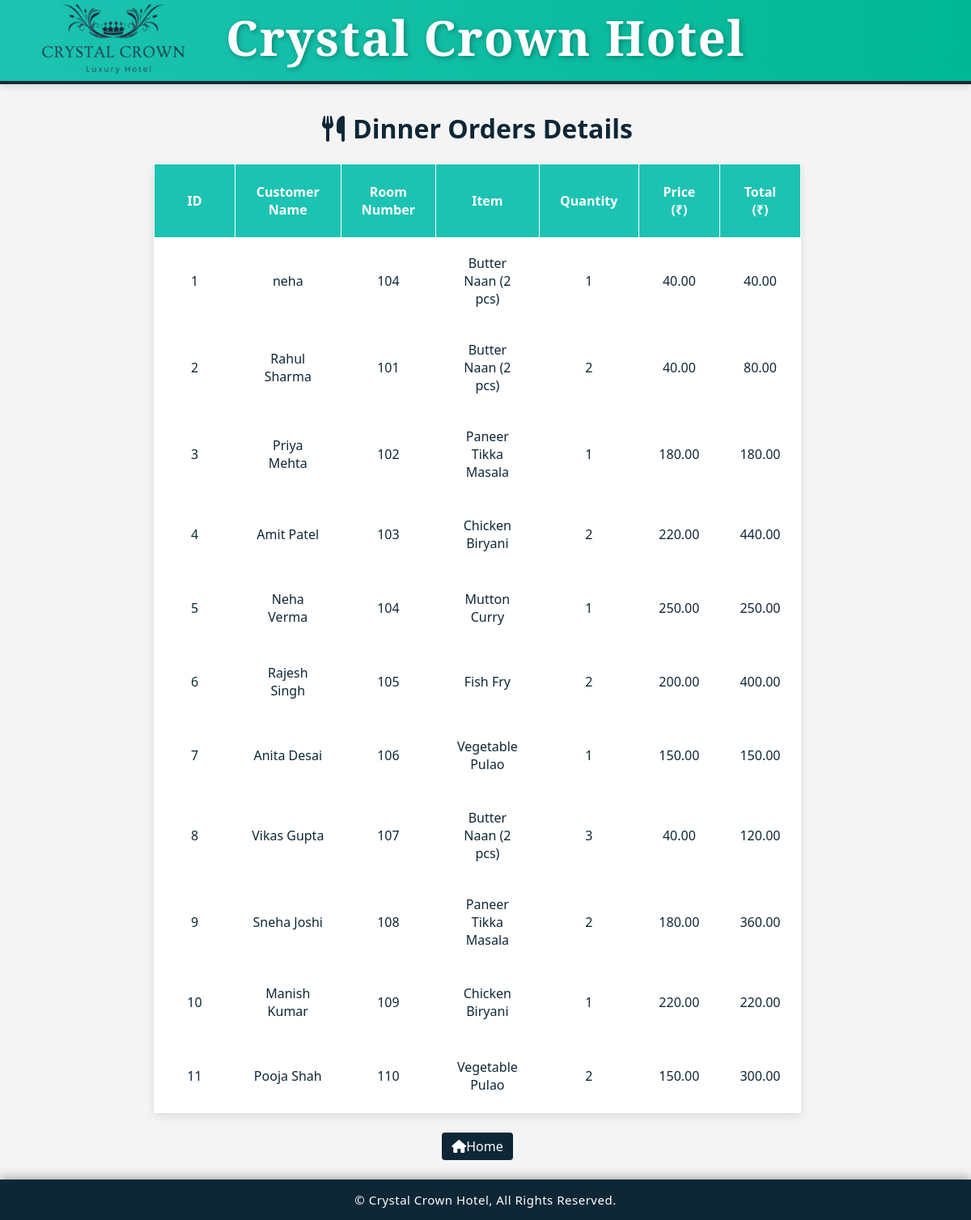
The page /project/admin/dinner_master.php on the database as committed earlier.
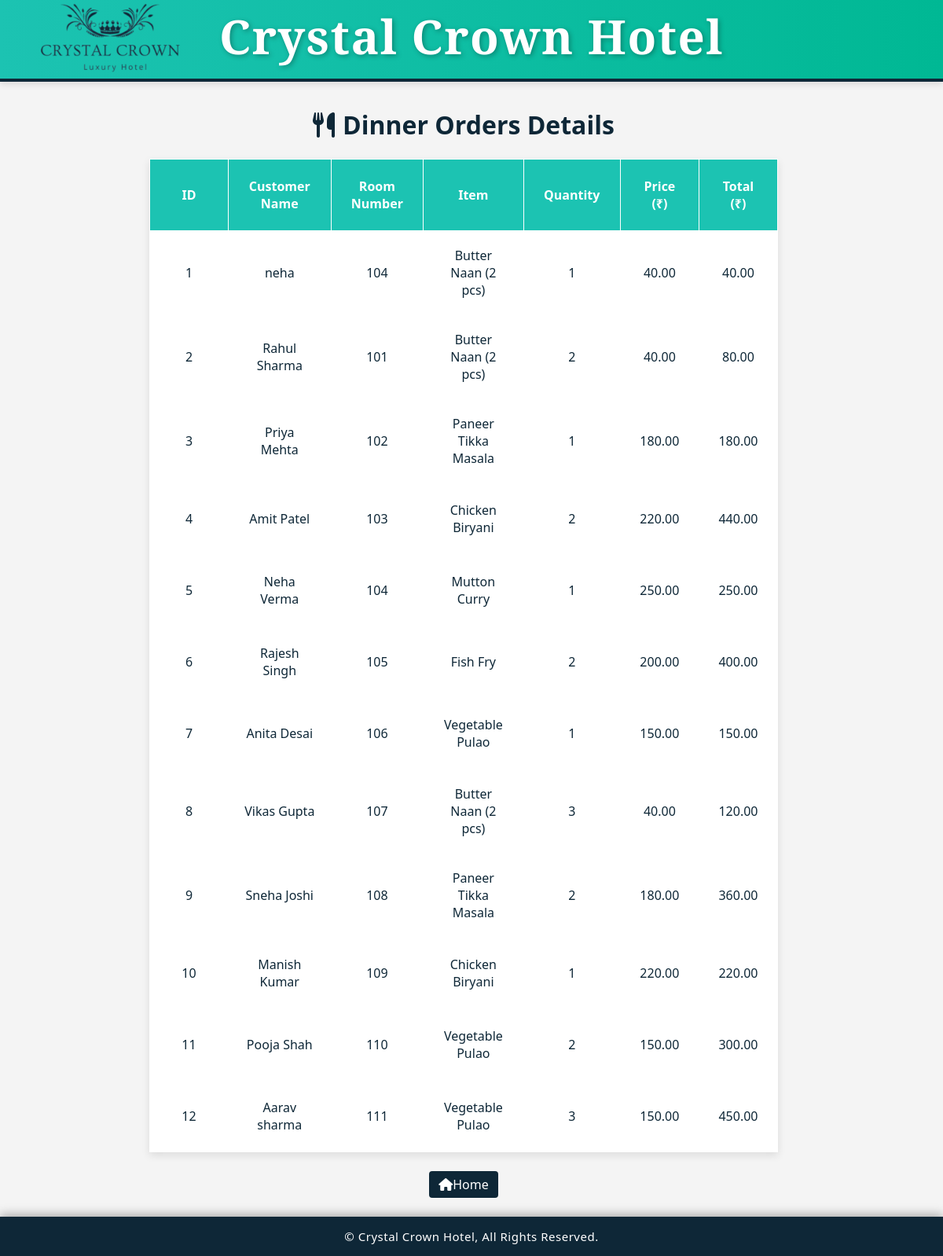
The same page on the database as committed later.
### tables this page shows
CREATE TABLE `dinner_orders` (
  `id` int(11) NOT NULL,
  `customer_name` varchar(100) DEFAULT NULL,
  `room_number` varchar(20) DEFAULT NULL,
  `item` varchar(100) DEFAULT NULL,
  `quantity` int(11) DEFAULT NULL,
  `price` decimal(10,2) DEFAULT NULL,
  `total` decimal(10,2) DEFAULT NULL,
  `order_time` timestamp NOT NULL DEFAULT current_timestamp()
);

### project/admin/dinner_master.php (the view, shortened to what this page needs)
<?php
include ("header.php");
$conn = mysqli_connect("localhost", "root", "", "crystal_crown_hotel");
$result = mysqli_query($conn, "SELECT * FROM dinner_orders");
?>
<!DOCTYPE html>
<html lang="en">
<head>
    <link rel="stylesheet" href="https://cdnjs.cloudflare.com/ajax/libs/font-awesome/6.5.0/css/all.min.css">
    <link rel="stylesheet" href="design.css" />
</head>
<body>
<link rel="stylesheet" href="https://cdnjs.cloudflare.com/ajax/libs/font-awesome/6.4.0/css/all.min.css" />
<center><h1>
  <br><br><i class="fas fa-utensils" style="margin-right: 10px;"></i>Dinner Orders Details
</h1></center>
    <table>
        <tr>
            <th>ID</th>
            <th>Customer Name</th>
            <th>Room Number</th>
            <th>Item</th>
            <th>Quantity</th>
            <th>Price (₹)</th>
            <th>Total (₹)</th>
        </tr>
        <?php
        if (mysqli_num_rows($result) > 0) {
            while ($row = mysqli_fetch_assoc($result)) {
                echo "<tr>
                    <td>{$row['id']}</td>
                    <td>{$row['customer_name']}</td>
                    <td>{$row['room_number']}</td>
                    <td>{$row['item']}</td>
                    <td>{$row['quantity']}</td>
                    <td>{$row['price']}</td>
                    <td>{$row['total']}</td>
                </tr>";
            }
        } else {
            echo "<tr><td colspan='7'>No Dinner orders found.</td></tr>";
        }
        ?>
    </table>
</body>
<?php include("footer.php"); ?>
<section class='btn'>
                   <a href='index.php'><i class='fas fa-home'></i>Home</a>
                   </section>
</html>

Rows that differ between the two databases and show on the page:
added dinner_orders: id "12", customer_name "Aarav sharma", room_number "111", item "Vegetable Pulao", quantity "3", price "150.00", total "450.00"
